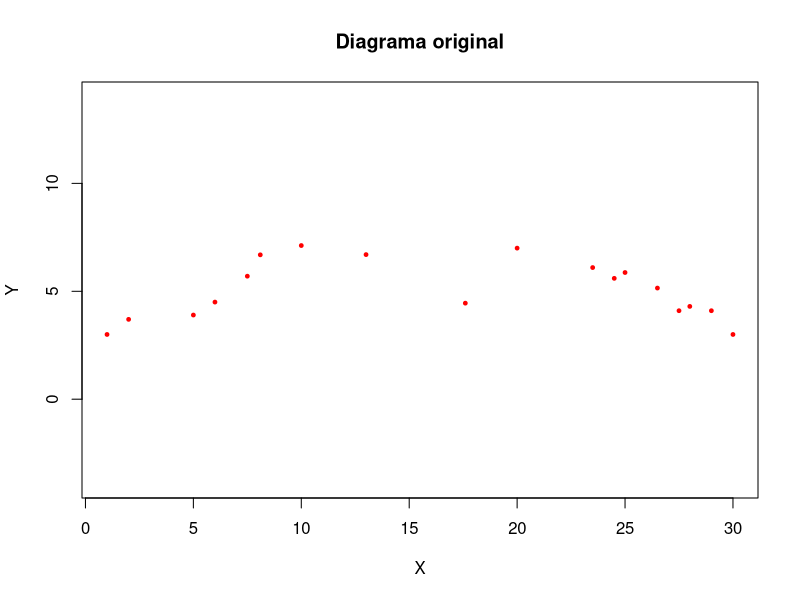
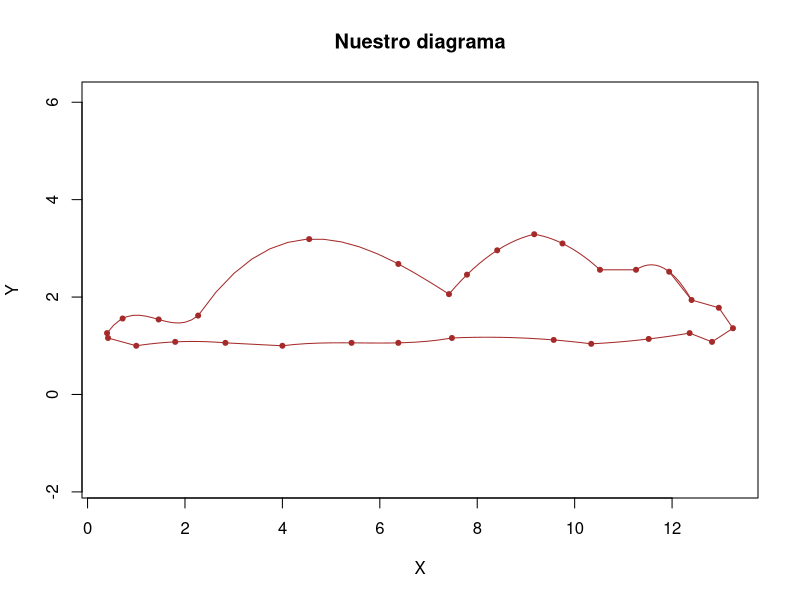

The R source for these figures, in order:
#Reto Perro
#Interpolacion Lagrange Baricentrico 
#Karen Celis, CAmilo MUñoz, David Lopez
#          1    2     3     4     5     6     7     8     9     10    11    12    13    14     15    16    17   18    19    20    21    22    23    24    25    26    27    28  29   30   

rm(list=ls())
y1=c(3,3.7,3.9,4.5,5.7,6.69,7.12,6.7,4.45,7,6.1,5.6,5.87,5.15,4.1,4.3,4.1,3)                                                                                                       
x1=c(1,2,5,6,7.5,8.1,10,13,17.6,20,23.5,24.5,25,26.5,27.5,28,29,30)     
length(x1)
length(y1)
plot(x1,y1, pch=19, cex=0.5, col = "red", asp=1,xlab="X", ylab="Y", main="Diagrama original")
Sys.sleep(4)
#          1    2     3     4     5     6     7     8     9     10    11    12    13    14     15    16    17   18    19    20    21    22    23    24    25    26    27    28  29   30   
x <- c ( 0.40, 0.72, 1.46, 2.27, 4.55, 6.38, 7.42, 7.79, 8.41, 9.17, 9.75, 10.52,11.26,11.94,12.40,12.96,13.25,12.82,12.36,11.52,10.34,9.57, 7.48, 6.38, 5.42,  4, 2.83, 1.80,  1, 0.42)
y <- c ( 1.26, 1.56, 1.54, 1.62, 3.19, 2.68, 2.06, 2.46, 2.96, 3.29, 3.10, 2.56, 2.56, 2.52, 1.94, 1.78, 1.36, 1.08, 1.26, 1.14, 1.04, 1.12, 1.16, 1.06, 1.06,  1, 1.06, 1.08,  1, 1.16)
  
require(pracma)
length(x)
plot(x,y, pch=20, cex=1, col = "brown", asp=1,xlab="X", ylab="Y", main="Nuestro diagrama")
GraficarP<-function(x0, xn)
{
  Sys.sleep(0.5)
  xi = x[x0:xn]
  yi = y[x0:xn]
  x <- seq(x[x0], x[xn], len=15)
  y <- barylag(xi, yi, x)
  lines(x, y, col="brown")
}
GraficarP (1, 4)
GraficarP (4, 7)
GraficarP (7, 10)
GraficarP (10, 12)
GraficarP (12, 13)
GraficarP (13, 15)
GraficarP (14, 15)
GraficarP (15, 16)
GraficarP (16,17)
GraficarP (17,18)
GraficarP (18, 19)
GraficarP (19, 21)
GraficarP (21, 23)
GraficarP (23, 26)
GraficarP (26, 27)
GraficarP (27, 29)
GraficarP (29,30)


